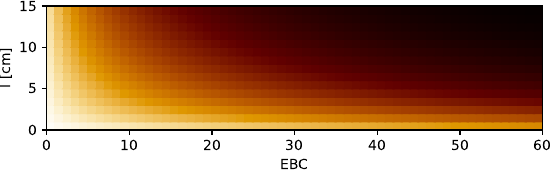

Python code for this plot:
import os, sys
sys.path.append(os.path.join(os.path.dirname(__file__), "lib"))

import olfarve
import colour.plotting
import matplotlib.pyplot as plt

max_ebc = 60
ebc_colors = []
for l in range(1, 16):
    for ebc in range(1, max_ebc + 1):
        ebc_colors.append(colour.plotting.ColourSwatch(RGB=olfarve.ebc_to_srgb(ebc, l)))

fig_scale, ax_scale = colour.plotting.plot_multi_colour_swatches(colour_swatches=ebc_colors, columns=max_ebc, **{'show': False, 'tight_layout': False })
ax_scale.xaxis.set_label_text('EBC')
ax_scale.xaxis.set_ticks_position('bottom')
ax_scale.yaxis.set_label_text('l [cm]')
ax_scale.yaxis.set_ticks_position('left')
fig_scale.savefig('ebc_scale.pdf')

#plt.show()
